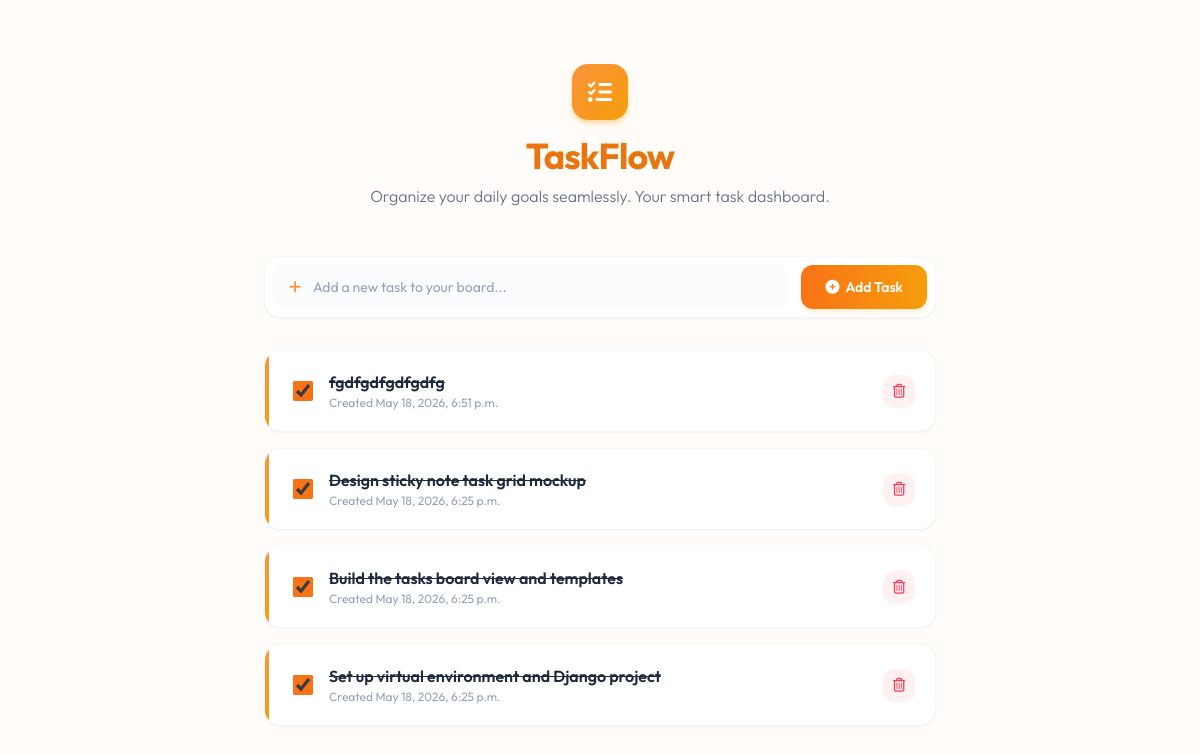
Before: / with the older database file.
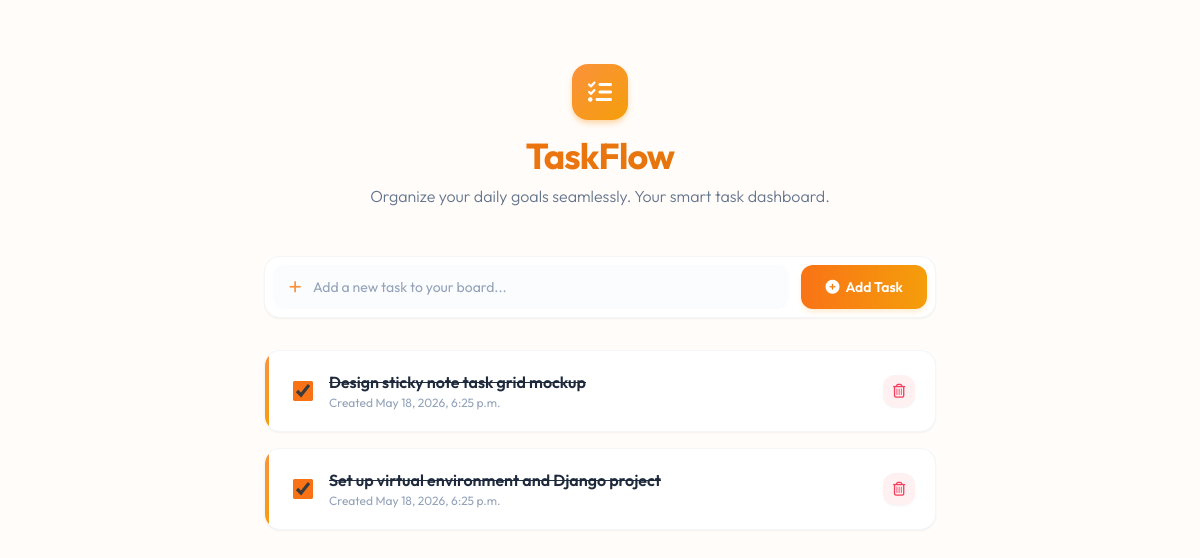
After: the same page with the newer database file.
### tasks/models.py (models this page shows, shortened)
class Task(models.Model):
    title = models.CharField(
        max_length=200,
        verbose_name="Task Title",
        help_text="Enter the description or title of the task you want to complete."
    )
    is_completed = models.BooleanField(
        default=False,
        verbose_name="Is Completed?",
        help_text="Check this box if the task has been fully completed."
    )
    created_at = models.DateTimeField(
        auto_now_add=True,
        verbose_name="Created At",
        help_text="The exact date and time this task was registered on the board."
    )
    class Meta:
        ordering = ['-created_at']
        verbose_name = "Task"
        verbose_name_plural = "Tasks"

### tasks/views.py (the view)
# urls.py: path('', views.task_list, name='task_list'),
def task_list(request):
    tasks = Task.objects.all()
    context = {
        'tasks': tasks,
    }
    return render(request, 'tasks/index.html', context)

### tasks/templates/tasks/index.html (shortened to what this page needs)
<!DOCTYPE html>
<html lang="en">
<head>
    <link rel="stylesheet" href="https://cdnjs.cloudflare.com/ajax/libs/font-awesome/6.4.0/css/all.min.css">
    <script src="https://cdn.tailwindcss.com"></script>
</head>
<body class="bg-orange-50/30 font-sans text-slate-800 min-h-screen py-16 px-6 flex justify-center">
    <div class="max-w-2xl w-full">
        <header class="text-center mb-12">
            <div
                class="inline-flex items-center justify-center w-14 h-14 bg-gradient-to-br from-orange-400 to-amber-500 rounded-2xl shadow-md shadow-orange-200 mb-4">
                <i class="fa-solid fa-list-check text-2xl text-white"></i>
            </div>
            <h1
                class="text-4xl font-bold mb-2 tracking-tight bg-gradient-to-r from-orange-500 to-amber-600 bg-clip-text text-transparent">
            </h1>
            <p class="text-slate-500 text-base font-light">
                Organize your daily goals seamlessly. Your smart task dashboard.
            </p>
        </header>
        <form method="POST" action="{% url 'tasks:create_task' %}" class="flex items-center gap-3 mb-8 bg-white p-2 rounded-2xl border border-slate-100/80 shadow-sm hover:border-orange-100 hover:shadow-md transition-all duration-300">
            <div class="relative flex-grow">
                <div class="absolute left-4 top-1/2 -translate-y-1/2 text-slate-400 text-sm">
                    <i class="fa-solid fa-plus text-orange-400"></i>
                </div>
                <input type="text" name="title" placeholder="Add a new task to your board..." required
                    class="w-full bg-slate-50/50 rounded-xl pl-10 pr-4 py-3 text-sm text-slate-700 placeholder-slate-400 focus:outline-none focus:ring-2 focus:ring-orange-400/20 focus:border-orange-400 transition-all duration-200">
            </div>
            <button type="submit" class="bg-gradient-to-r from-orange-500 to-amber-500 hover:from-orange-600 hover:to-amber-600 text-white font-semibold text-sm px-6 py-3 rounded-xl shadow-md shadow-orange-100 hover:shadow-lg transition-all duration-300 flex items-center space-x-1.5 shrink-0">
                <i class="fa-solid fa-circle-plus"></i>
                <span>Add Task</span>
            </button>
        </form>
        <div class="space-y-4">
            {% for task in tasks %}
            <div
                class="group bg-white rounded-2xl p-5 shadow-sm border border-slate-100/80 hover:shadow-md hover:border-orange-100 transition-all duration-300 flex items-center justify-between relative overflow-hidden">
                <div
                    class="absolute left-0 top-0 bottom-0 w-[4px] bg-gradient-to-b {% if task.is_completed %}from-orange-400 to-amber-500{% else %}from-amber-400 to-orange-400{% endif %}">
                </div>
                <div class="flex items-center space-x-4 pl-2">
                    <form method="POST" action="{% url 'tasks:toggle_task' task.id %}" class="flex items-center">
                        <input type="checkbox" {% if task.is_completed %}checked{% endif %}
                            onchange="this.form.submit()"
                            class="w-5 h-5 text-orange-500 border-slate-300 rounded-md focus:ring-orange-400 cursor-pointer accent-orange-500 hover:scale-110 transition-transform duration-200">
                    </form>
                    <div>
                        <h3
                            class="font-semibold text-slate-800 leading-snug {% if task.is_completed %}line-through text-slate-400{% else %}group-hover:text-orange-600 transition-colors duration-200{% endif %}">
                            <a href="{% url 'tasks:task_detail' task.id %}" class="hover:underline">
                                {{ task.title }}
                            </a>
                        </h3>
                        <p class="text-xs text-slate-400 mt-0.5">Created {{ task.created_at }}</p>
                    </div>
                </div>
                <form method="POST" action="{% url 'tasks:delete_task' task.id %}" class="flex items-center shrink-0">
                    <button type="submit" class="w-8 h-8 rounded-xl bg-rose-50 text-rose-500 hover:bg-rose-100 hover:text-rose-600 transition-all duration-200 flex items-center justify-center text-sm shadow-sm hover:scale-105" title="Delete Task">
                        <i class="fa-regular fa-trash-can"></i>
                    </button>
                </form>
            </div>
            {% endfor %}
        </div>
    </div>
</body>
</html>

Changed rows visible on the page:
removed Task: is_completed "☑", title "fgdfgdfgdfgdfg", created_at "May 18, 2026, 6:51 p.m."
removed Task: is_completed "☑", title "Build the tasks board view and templates", created_at "May 18, 2026, 6:25 p.m."
